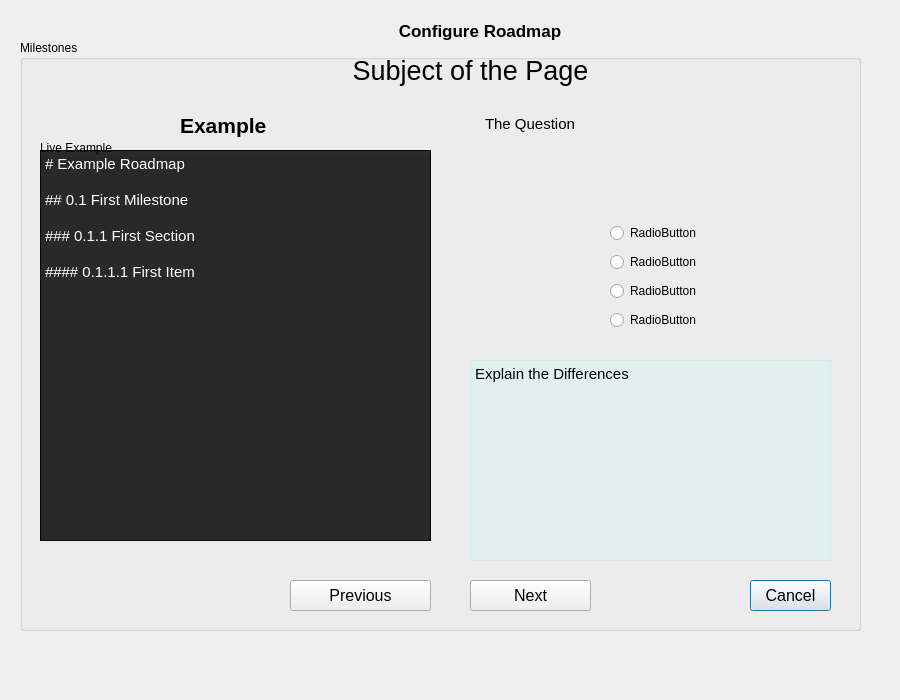
<?xml version="1.0" encoding="UTF-8"?>
<ui version="4.0">
 <class>StructureDialog</class>
 <widget class="QDialog" name="StructureDialog">
  <property name="geometry">
   <rect>
    <x>0</x>
    <y>0</y>
    <width>900</width>
    <height>700</height>
   </rect>
  </property>
  <property name="windowTitle">
   <string>Create Roadmap Structure</string>
  </property>
  <widget class="QLabel" name="label">
   <property name="geometry">
    <rect>
     <x>380</x>
     <y>10</y>
     <width>200</width>
     <height>41</height>
    </rect>
   </property>
   <property name="font">
    <font>
     <pointsize>13</pointsize>
     <bold>true</bold>
    </font>
   </property>
   <property name="text">
    <string>Configure Roadmap</string>
   </property>
   <property name="alignment">
    <set>Qt::AlignmentFlag::AlignCenter</set>
   </property>
  </widget>
  <widget class="QGroupBox" name="milestoneGroup">
   <property name="geometry">
    <rect>
     <x>20</x>
     <y>40</y>
     <width>841</width>
     <height>591</height>
    </rect>
   </property>
   <property name="title">
    <string>Milestones</string>
   </property>
   <widget class="QGroupBox" name="example_group">
    <property name="geometry">
     <rect>
      <x>20</x>
      <y>100</y>
      <width>391</width>
      <height>401</height>
     </rect>
    </property>
    <property name="title">
     <string>Live Example</string>
    </property>
    <widget class="QPlainTextEdit" name="structure_example">
     <property name="geometry">
      <rect>
       <x>0</x>
       <y>10</y>
       <width>391</width>
       <height>391</height>
      </rect>
     </property>
     <property name="font">
      <font>
       <pointsize>11</pointsize>
      </font>
     </property>
     <property name="styleSheet">
      <string notr="true">background-color: rgba(0, 0, 0, 210);
color: rgb(255, 255, 255);</string>
     </property>
     <property name="readOnly">
      <bool>true</bool>
     </property>
     <property name="plainText">
      <string># Example Roadmap

## 0.1 First Milestone

### 0.1.1 First Section

#### 0.1.1.1 First Item</string>
     </property>
    </widget>
   </widget>
   <widget class="QPushButton" name="cancel_Button">
    <property name="geometry">
     <rect>
      <x>730</x>
      <y>540</y>
      <width>81</width>
      <height>31</height>
     </rect>
    </property>
    <property name="font">
     <font>
      <pointsize>12</pointsize>
     </font>
    </property>
    <property name="text">
     <string>Cancel</string>
    </property>
   </widget>
   <widget class="QPushButton" name="create_Button">
    <property name="geometry">
     <rect>
      <x>270</x>
      <y>540</y>
      <width>141</width>
      <height>31</height>
     </rect>
    </property>
    <property name="font">
     <font>
      <pointsize>12</pointsize>
     </font>
    </property>
    <property name="text">
     <string>Previous</string>
    </property>
   </widget>
   <widget class="QPushButton" name="create_Button_2">
    <property name="geometry">
     <rect>
      <x>450</x>
      <y>540</y>
      <width>121</width>
      <height>31</height>
     </rect>
    </property>
    <property name="font">
     <font>
      <pointsize>12</pointsize>
     </font>
    </property>
    <property name="text">
     <string>Next</string>
    </property>
   </widget>
   <widget class="QPlainTextEdit" name="structure_example_2">
    <property name="geometry">
     <rect>
      <x>450</x>
      <y>320</y>
      <width>361</width>
      <height>201</height>
     </rect>
    </property>
    <property name="font">
     <font>
      <pointsize>11</pointsize>
     </font>
    </property>
    <property name="styleSheet">
     <string notr="true">background-color: rgba(170, 255, 255, 40);</string>
    </property>
    <property name="readOnly">
     <bool>true</bool>
    </property>
    <property name="plainText">
     <string>Explain the Differences</string>
    </property>
   </widget>
   <widget class="QLabel" name="label_2">
    <property name="geometry">
     <rect>
      <x>160</x>
      <y>70</y>
      <width>91</width>
      <height>31</height>
     </rect>
    </property>
    <property name="font">
     <font>
      <pointsize>16</pointsize>
      <bold>true</bold>
     </font>
    </property>
    <property name="text">
     <string>Example</string>
    </property>
   </widget>
   <widget class="QLabel" name="label_3">
    <property name="geometry">
     <rect>
      <x>330</x>
      <y>-10</y>
      <width>241</width>
      <height>81</height>
     </rect>
    </property>
    <property name="font">
     <font>
      <pointsize>20</pointsize>
     </font>
    </property>
    <property name="text">
     <string>Subject of the Page</string>
    </property>
    <property name="alignment">
     <set>Qt::AlignmentFlag::AlignCenter</set>
    </property>
   </widget>
   <widget class="QPlainTextEdit" name="structure_example_3">
    <property name="enabled">
     <bool>true</bool>
    </property>
    <property name="geometry">
     <rect>
      <x>460</x>
      <y>70</y>
      <width>341</width>
      <height>91</height>
     </rect>
    </property>
    <property name="font">
     <font>
      <pointsize>11</pointsize>
     </font>
    </property>
    <property name="styleSheet">
     <string notr="true">background-color: rgba(255, 255, 255, 0);</string>
    </property>
    <property name="verticalScrollBarPolicy">
     <enum>Qt::ScrollBarPolicy::ScrollBarAlwaysOff</enum>
    </property>
    <property name="horizontalScrollBarPolicy">
     <enum>Qt::ScrollBarPolicy::ScrollBarAlwaysOff</enum>
    </property>
    <property name="sizeAdjustPolicy">
     <enum>QAbstractScrollArea::SizeAdjustPolicy::AdjustToContents</enum>
    </property>
    <property name="readOnly">
     <bool>true</bool>
    </property>
    <property name="plainText">
     <string>The Question</string>
    </property>
   </widget>
   <widget class="QWidget" name="">
    <property name="geometry">
     <rect>
      <x>590</x>
      <y>180</y>
      <width>100</width>
      <height>116</height>
     </rect>
    </property>
    <layout class="QVBoxLayout" name="verticalLayout_2">
     <item>
      <widget class="QRadioButton" name="radioButton_2">
       <property name="text">
        <string>RadioButton</string>
       </property>
      </widget>
     </item>
     <item>
      <widget class="QRadioButton" name="radioButton">
       <property name="text">
        <string>RadioButton</string>
       </property>
      </widget>
     </item>
     <item>
      <widget class="QRadioButton" name="radioButton_4">
       <property name="text">
        <string>RadioButton</string>
       </property>
      </widget>
     </item>
     <item>
      <widget class="QRadioButton" name="radioButton_3">
       <property name="text">
        <string>RadioButton</string>
       </property>
      </widget>
     </item>
    </layout>
   </widget>
  </widget>
  <widget class="QSplitter" name="splitter">
   <property name="geometry">
    <rect>
     <x>0</x>
     <y>0</y>
     <width>0</width>
     <height>0</height>
    </rect>
   </property>
   <property name="orientation">
    <enum>Qt::Orientation::Vertical</enum>
   </property>
  </widget>
  <widget class="QSplitter" name="splitter_2">
   <property name="geometry">
    <rect>
     <x>0</x>
     <y>0</y>
     <width>0</width>
     <height>0</height>
    </rect>
   </property>
   <property name="orientation">
    <enum>Qt::Orientation::Vertical</enum>
   </property>
  </widget>
 </widget>
 <resources/>
 <connections>
  <connection>
   <sender>cancel_Button</sender>
   <signal>clicked()</signal>
   <receiver>StructureDialog</receiver>
   <slot>reject()</slot>
   <hints>
    <hint type="sourcelabel">
     <x>586</x>
     <y>421</y>
    </hint>
    <hint type="destinationlabel">
     <x>640</x>
     <y>17</y>
    </hint>
   </hints>
  </connection>
  <connection>
   <sender>create_Button</sender>
   <signal>clicked()</signal>
   <receiver>StructureDialog</receiver>
   <slot>accept()</slot>
   <hints>
    <hint type="sourcelabel">
     <x>435</x>
     <y>420</y>
    </hint>
    <hint type="destinationlabel">
     <x>454</x>
     <y>467</y>
    </hint>
   </hints>
  </connection>
 </connections>
</ui>
